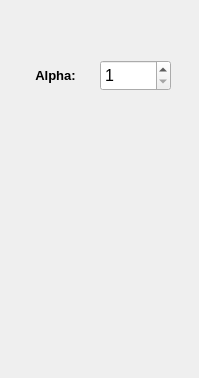
<?xml version="1.0" encoding="UTF-8"?>
<ui version="4.0">
 <class>Histogram</class>
 <widget class="QWidget" name="Histogram">
  <property name="geometry">
   <rect>
    <x>0</x>
    <y>0</y>
    <width>199</width>
    <height>378</height>
   </rect>
  </property>
  <property name="minimumSize">
   <size>
    <width>199</width>
    <height>378</height>
   </size>
  </property>
  <property name="maximumSize">
   <size>
    <width>199</width>
    <height>378</height>
   </size>
  </property>
  <property name="windowTitle">
   <string>Form</string>
  </property>
  <widget class="QSpinBox" name="alphaValue">
   <property name="geometry">
    <rect>
     <x>100</x>
     <y>60</y>
     <width>71</width>
     <height>31</height>
    </rect>
   </property>
   <property name="font">
    <font>
     <pointsize>12</pointsize>
    </font>
   </property>
   <property name="buttonSymbols">
    <enum>QAbstractSpinBox::UpDownArrows</enum>
   </property>
   <property name="minimum">
    <number>1</number>
   </property>
   <property name="maximum">
    <number>10000</number>
   </property>
   <property name="singleStep">
    <number>1</number>
   </property>
  </widget>
  <widget class="QLabel" name="alphaLabel">
   <property name="geometry">
    <rect>
     <x>20</x>
     <y>60</y>
     <width>71</width>
     <height>31</height>
    </rect>
   </property>
   <property name="font">
    <font>
     <pointsize>10</pointsize>
     <weight>75</weight>
     <bold>true</bold>
    </font>
   </property>
   <property name="text">
    <string>Alpha:</string>
   </property>
   <property name="alignment">
    <set>Qt::AlignCenter</set>
   </property>
  </widget>
 </widget>
 <resources/>
 <connections/>
</ui>
